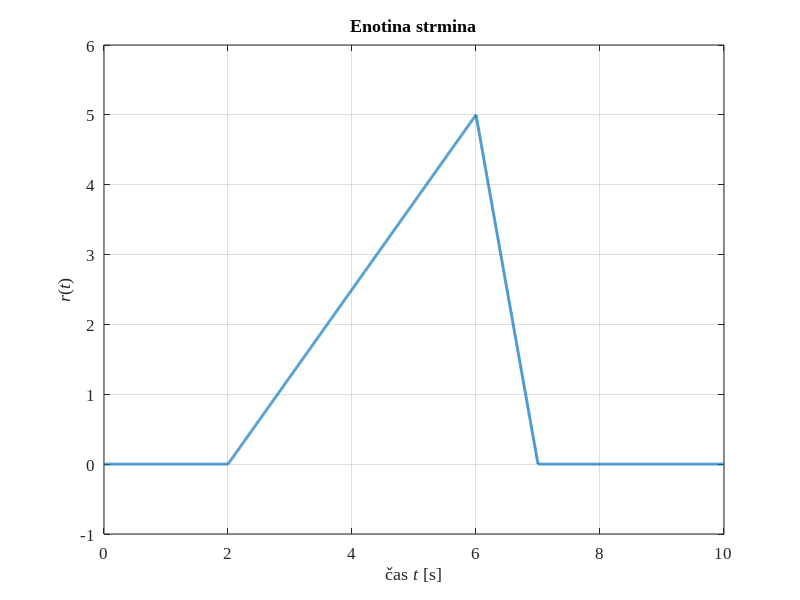

Write the MATLAB code that produced this figure.
%1.B Signal trikotne oblike s casom 5s, start t = 2s in vrh B = 6 v casu t =6s
clear all; close all;

dt = 0.001;  %časovni inkrement
 
%definiranje časovnih območji in vrednosti signalov
t1 = 0 : dt : 2; r1 = zeros(size(t1));
t2 =  2 : dt : 6; r2 = 5/4 * (t2 - 2);
t3 = 6 : dt : 7; r3 = -5 * (t3 - 7);
t4 = 7 : dt : 10; r4 = zeros(size(t4));

t = [t1 t2 t3 t4]; r = [r1 r2 r3 r4]; %časovni in signalni vektor


%1.B Drawing 

plot(t, r, 'LineWidth', 2);
axis([0 10 -1 6]);
grid;
set(gca, 'FontName', 'Times New Roman', 'FontSize', 12);
xlabel('čas {\itt} [s]'); ylabel('{\itr}({\itt})');
title('Enotina strmina');
